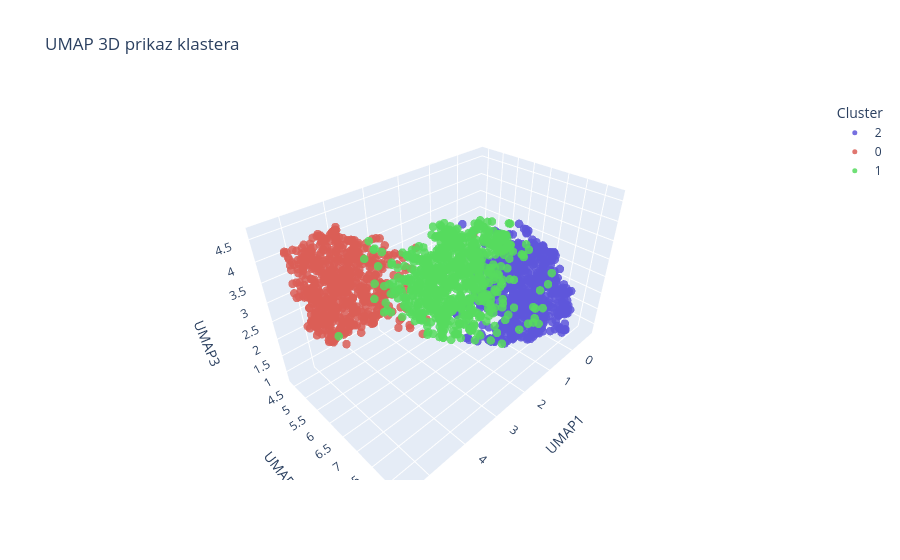

Notebook cell for this chart:
### Code cell
draw_umap_2d_3d(cluster_labels, df_KMeans)

### Figure 1 — Plotly figure (JSON) as saved in the notebook; plotly's stock layout.template omitted (floating-point values rounded to 4 significant figures; data arrays with more than 128 entries replaced by an {"elided": "..."} marker saying what was removed)
{"data": [{"hovertemplate": "Cluster=2<br>UMAP1=%{x}<br>UMAP2=%{y}<br>UMAP3=%{z}<extra></extra>", "legendgroup": "2", "marker": {"color": "rgb(94,86,219)", "opacity": 0.85, "size": 5, "symbol": "circle"}, "mode": "markers", "name": "2", "scene": "scene", "showlegend": true, "type": "scatter3d", "x": {"elided": "755 float values"}, "y": {"elided": "755 float values"}, "z": {"elided": "755 float values"}}, {"hovertemplate": "Cluster=0<br>UMAP1=%{x}<br>UMAP2=%{y}<br>UMAP3=%{z}<extra></extra>", "legendgroup": "0", "marker": {"color": "rgb(219,94,86)", "opacity": 0.85, "size": 5, "symbol": "circle"}, "mode": "markers", "name": "0", "scene": "scene", "showlegend": true, "type": "scatter3d", "x": {"elided": "628 float values"}, "y": {"elided": "628 float values"}, "z": {"elided": "628 float values"}}, {"hovertemplate": "Cluster=1<br>UMAP1=%{x}<br>UMAP2=%{y}<br>UMAP3=%{z}<extra></extra>", "legendgroup": "1", "marker": {"color": "rgb(86,219,94)", "opacity": 0.85, "size": 5, "symbol": "circle"}, "mode": "markers", "name": "1", "scene": "scene", "showlegend": true, "type": "scatter3d", "x": {"elided": "751 float values"}, "y": {"elided": "751 float values"}, "z": {"elided": "751 float values"}}], "layout": {"autosize": true, "legend": {"title": {"text": "Cluster"}, "tracegroupgap": 0}, "scene": {"aspectmode": "auto", "aspectratio": {"x": 1.375, "y": 0.8609, "z": 0.8447}, "domain": {"x": [0, 1], "y": [0, 1]}, "xaxis": {"title": {"text": "UMAP1"}, "type": "linear"}, "yaxis": {"title": {"text": "UMAP2"}, "type": "linear"}, "zaxis": {"title": {"text": "UMAP3"}, "type": "linear"}}, "title": {"text": "UMAP 3D prikaz klastera"}}}
